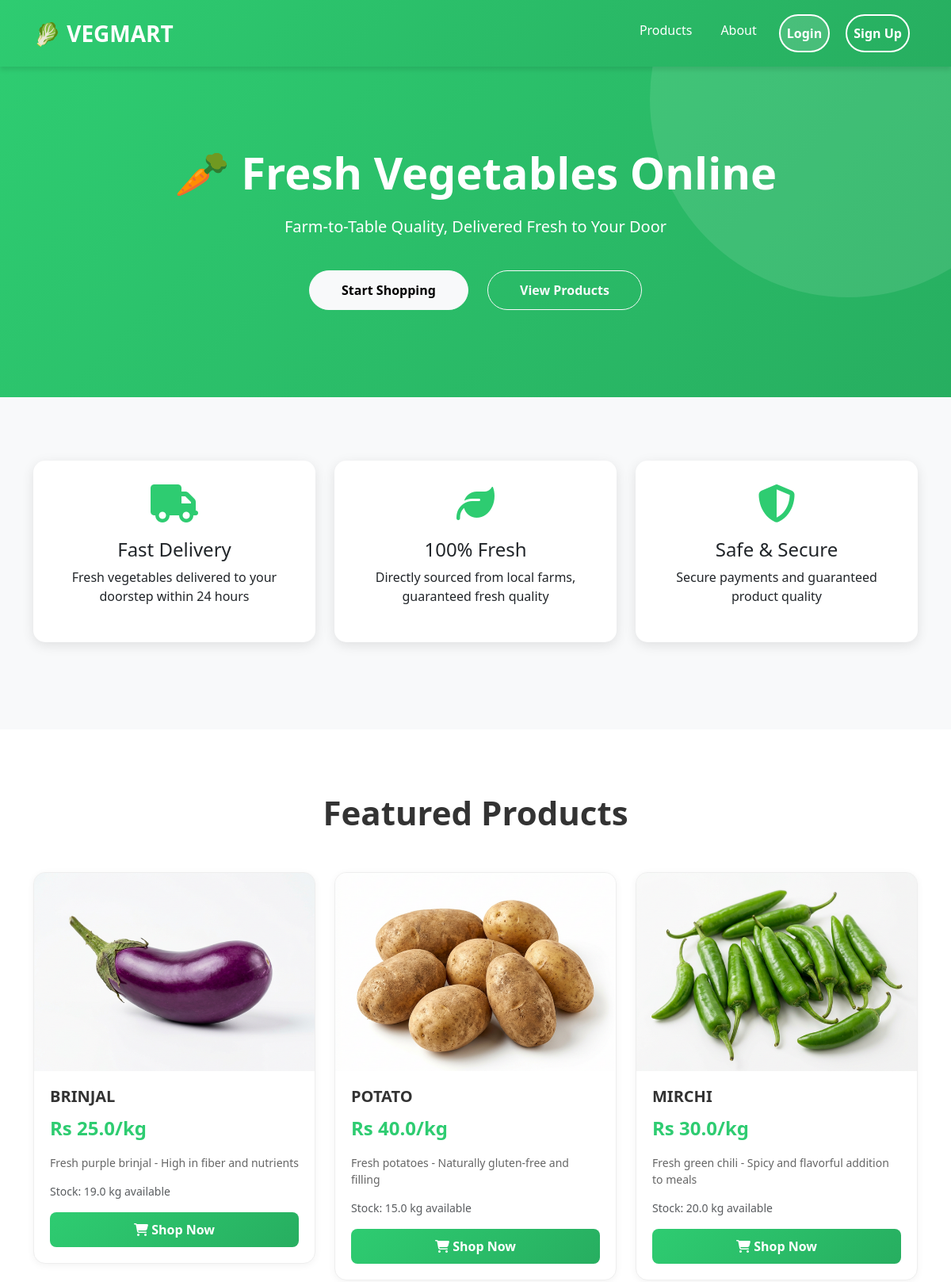
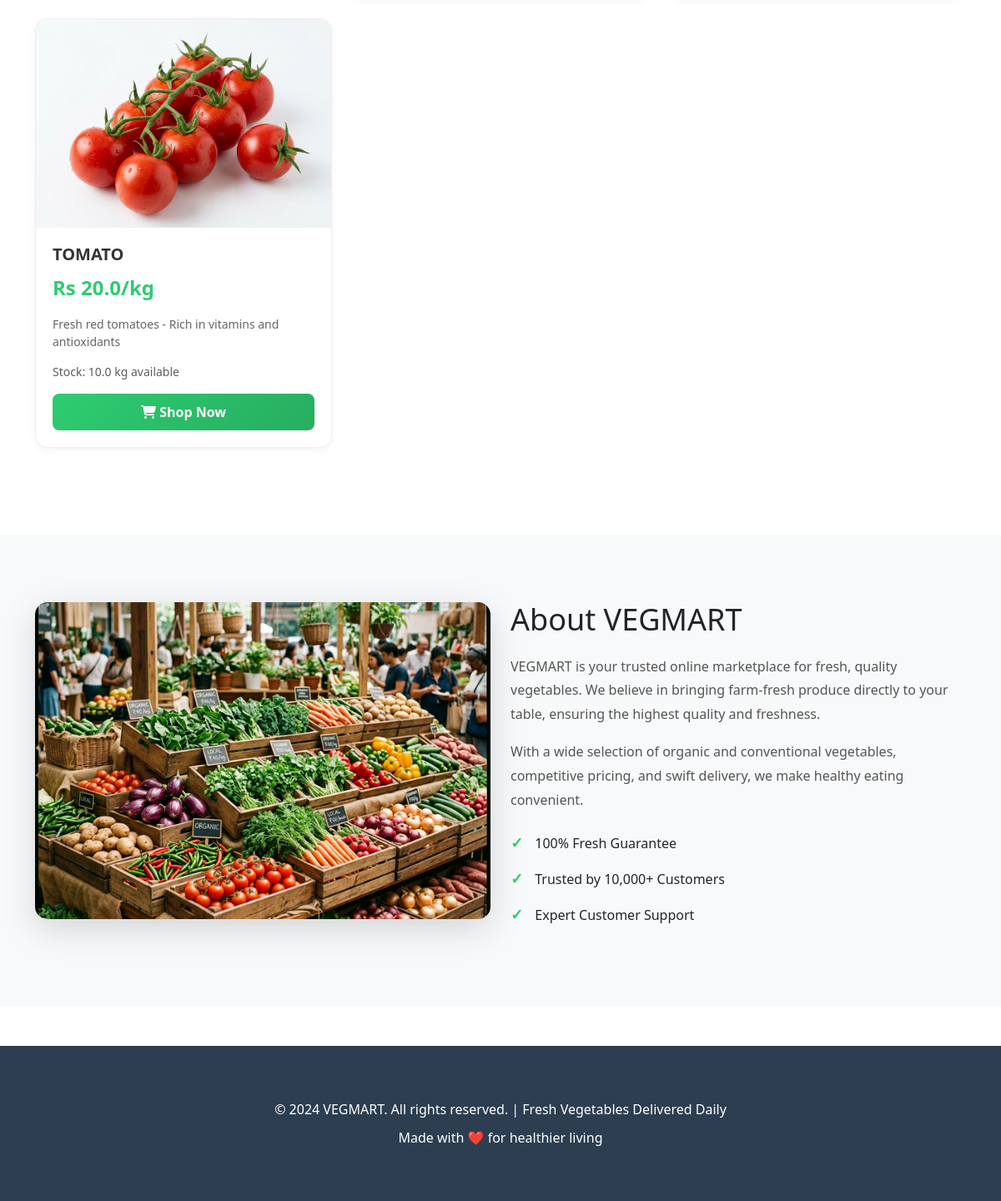
/landing, run on the app's committed database (2 pictures, top to bottom).
### tables this page shows
CREATE TABLE items
                 (id INTEGER PRIMARY KEY, name TEXT UNIQUE, price REAL, quantity REAL, 
                  cost_price REAL, image_url TEXT, description TEXT);

### app.py (the view)
@app.route('/landing')
def landing():
    conn = sqlite3.connect(DATABASE)
    c = conn.cursor()
    c.execute('SELECT * FROM items LIMIT 6')
    featured_items = c.fetchall()
    conn.close()
    return render_template('landing.html', featured_items=featured_items)

### templates/landing.html (shortened to what this page needs)
<!DOCTYPE html>
<html lang="en">
<head>
    <link href="https://cdn.jsdelivr.net/npm/bootstrap@5.3.0/dist/css/bootstrap.min.css" rel="stylesheet">
    <link rel="stylesheet" href="https://cdnjs.cloudflare.com/ajax/libs/font-awesome/6.4.0/css/all.min.css">
</head>
<body>
    <nav class="navbar navbar-expand-lg navbar-dark sticky-top">
        <div class="container">
            <a class="navbar-brand" href="/">🥬 VEGMART</a>
            <div class="collapse navbar-collapse" id="navbarNav">
                <ul class="navbar-nav ms-auto">
                    <li class="nav-item">
                        <a class="nav-link" href="#products">Products</a>
                    </li>
                    <li class="nav-item">
                        <a class="nav-link" href="#about">About</a>
                    </li>
                    <li class="nav-item">
                        <a class="nav-link btn btn-auth btn-login" href="{{ url_for('login') }}">Login</a>
                    </li>
                    <li class="nav-item">
                        <a class="nav-link btn btn-auth btn-signup" href="{{ url_for('register') }}">Sign Up</a>
                    </li>
                </ul>
            </div>
        </div>
    </nav>
    <section class="hero">
        <div class="container">
            <h1>🥕 Fresh Vegetables Online</h1>
            <p>Farm-to-Table Quality, Delivered Fresh to Your Door</p>
            <a href="{{ url_for('register') }}" class="btn btn-hero btn-light">Start Shopping</a>
            <a href="#products" class="btn btn-hero btn-outline-light">View Products</a>
        </div>
    </section>
    <section class="features">
        <div class="container">
            <div class="row">
                <div class="col-md-4">
                    <div class="feature-card">
                        <i class="fas fa-truck"></i>
                        <h4>Fast Delivery</h4>
                        <p>Fresh vegetables delivered to your doorstep within 24 hours</p>
                    </div>
                </div>
                <div class="col-md-4">
                    <div class="feature-card">
                        <i class="fas fa-leaf"></i>
                        <h4>100% Fresh</h4>
                        <p>Directly sourced from local farms, guaranteed fresh quality</p>
                    </div>
                </div>
                <div class="col-md-4">
                    <div class="feature-card">
                        <i class="fas fa-shield-alt"></i>
                        <h4>Safe & Secure</h4>
                        <p>Secure payments and guaranteed product quality</p>
                    </div>
                </div>
            </div>
        </div>
    </section>
    <section class="products" id="products">
        <div class="container">
            <h2 class="section-title">Featured Products</h2>
            <div class="row">
                {% for item in featured_items %}
                <div class="col-md-6 col-lg-4 mb-4">
                    <div class="product-card">
                        <img src="{{ item[5] }}" alt="{{ item[1] }}" class="product-image" loading="lazy">
                        <div class="product-body">
                            <h5 class="product-name">{{ item[1]|upper }}</h5>
                            <p class="product-price">Rs {{ item[2] }}/kg</p>
                            <p class="product-description">{{ item[6] or 'Fresh and healthy' }}</p>
                            <p class="text-muted small">Stock: {{ item[3] }} kg available</p>
                            <a href="{{ url_for('login') }}" class="btn btn-product">
                                <i class="fas fa-shopping-cart"></i> Shop Now
                            </a>
                        </div>
                    </div>
                </div>
                {% endfor %}
            </div>
        </div>
    </section>
    <section class="features" id="about">
        <div class="container">
            <div class="row align-items-center">
                <div class="col-md-6 mb-4">
                    <img src="/static/images/store_panel.png" alt="About VEGMART" style="border-radius: 15px; width: 100%; object-fit: cover; max-height: 380px; box-shadow: 0 12px 40px rgba(0,0,0,0.15);">
                </div>
                <div class="col-md-6">
                    <h2 style="font-size: 36px; margin-bottom: 20px;">About VEGMART</h2>
                    <p style="font-size: 16px; line-height: 1.8; color: #555;">
                        VEGMART is your trusted online marketplace for fresh, quality vegetables.
                        We believe in bringing farm-fresh produce directly to your table, ensuring
                        the highest quality and freshness.
                    </p>
                    <p style="font-size: 16px; line-height: 1.8; color: #555;">
                        With a wide selection of organic and conventional vegetables, competitive pricing,
                        and swift delivery, we make healthy eating convenient.
                    </p>
                    <div class="mt-4">
                        <div class="mb-3">
                            <strong style="font-size: 18px; color: #2ecc71;">✓</strong>
                            <span style="margin-left: 10px;">100% Fresh Guarantee</span>
                        </div>
                        <div class="mb-3">
                            <strong style="font-size: 18px; color: #2ecc71;">✓</strong>
                            <span style="margin-left: 10px;">Trusted by 10,000+ Customers</span>
                        </div>
                        <div class="mb-3">
                            <strong style="font-size: 18px; color: #2ecc71;">✓</strong>
                            <span style="margin-left: 10px;">Expert Customer Support</span>
                        </div>
                    </div>
                </div>
            </div>
        </div>
    </section>
    <footer class="footer mt-5">
        <div class="container py-4">
            <p>&copy; 2024 VEGMART. All rights reserved. | Fresh Vegetables Delivered Daily</p>
            <p style="margin-top: 10px;">Made with ❤️ for healthier living</p>
        </div>
    </footer>
</body>
</html>

### templates/landing.html (style rules this page uses)
* { margin: 0; padding: 0; box-sizing: border-box; }
body { font-family: 'Segoe UI', Tahoma, Geneva, Verdana, sans-serif; overflow-x: hidden; }
.navbar { background: linear-gradient(135deg, #2ecc71 0%, #27ae60 100%); box-shadow: 0 4px 6px rgba(0,0,0,0.1); padding: 1rem 0; }
.navbar-brand { font-size: 28px; font-weight: bold; color: white !important; }
.nav-link { color: white !important; margin: 0 10px; transition: 0.3s; }
.hero { background: linear-gradient(135deg, #2ecc71 0%, #27ae60 100%); color: white; padding: 100px 0; text-align: center; position: relative; overflow: hidden; }
.hero::before { content: ''; position: absolute; top: -50%; right: -10%; width: 500px; height: 500px; background: rgba(255,255,255,0.1); border-radius: 50%; }
.hero h1 { font-size: 56px; font-weight: bold; margin-bottom: 20px; position: relative; z-index: 1; }
.hero p { font-size: 20px; margin-bottom: 30px; position: relative; z-index: 1; }
.btn-hero { padding: 12px 40px; font-size: 16px; margin: 10px; border-radius: 30px; font-weight: 600; }
.features { padding: 80px 0; background: #f8f9fa; }
.feature-card { text-align: center; padding: 30px; border-radius: 15px; background: white; box-shadow: 0 4px 15px rgba(0,0,0,0.1); transition: transform 0.3s, box-shadow 0.3s; margin-bottom: 30px; }
.feature-card i { font-size: 48px; color: #2ecc71; margin-bottom: 20px; }
.products { padding: 80px 0; background: white; }
.section-title { text-align: center; font-size: 42px; font-weight: bold; margin-bottom: 50px; color: #333; }
.product-card { background: white; border: 1px solid #eee; border-radius: 15px; overflow: hidden; transition: transform 0.3s, box-shadow 0.3s; box-shadow: 0 2px 10px rgba(0,0,0,0.05); }
.product-image { width: 100%; height: 250px; object-fit: cover; background: #f0f0f0; }
.product-body { padding: 20px; }
.product-name { font-size: 20px; font-weight: bold; color: #333; margin-bottom: 10px; }
.product-price { font-size: 24px; color: #2ecc71; font-weight: bold; margin-bottom: 15px; }
.product-description { color: #666; font-size: 14px; margin-bottom: 15px; }
.btn-product { width: 100%; background: linear-gradient(135deg, #2ecc71 0%, #27ae60 100%); color: white; border: none; padding: 10px; border-radius: 8px; font-weight: 600; cursor: pointer; transition: 0.3s; }
.footer { background: #2c3e50; color: white; padding: 40px 0; text-align: center; }
.footer p { margin: 0; }
.btn-auth { padding: 10px 25px; font-weight: 600; border-radius: 25px; }
.btn-login { background: rgba(255,255,255,0.15); color: white; border: 2px solid white; }
.btn-signup { background: transparent; border: 2px solid white; color: white; }

### data on the page
items: image_url+name (picture), name "BRINJAL", price "25.0", description "Fresh purple brinjal - High in fiber and nutrients", quantity "19.0"
items: image_url+name (picture), name "POTATO", price "40.0", description "Fresh potatoes - Naturally gluten-free and filling", quantity "15.0"
items: image_url+name (picture), name "MIRCHI", price "30.0", description "Fresh green chili - Spicy and flavorful addition to meals", quantity "20.0"
items: image_url+name (picture), name "TOMATO", price "20.0", description "Fresh red tomatoes - Rich in vitamins and antioxidants", quantity "10.0"
